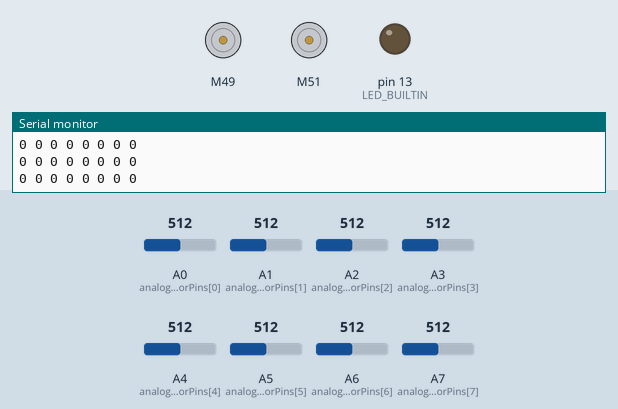
The sketch below on a simulated Arduino Mega 2560, built with avr-gcc and run on an emulated ATmega2560. Shown: 2 × DC motor (green arrow = forward, orange = backward, longer = faster), output pins drawn as LEDs (lit = HIGH), the last lines printed to the serial monitor. The test bench sets the inputs (shaded band); at power-on: A0 (analogSensorPins[0]) = 512, A1 (analogSensorPins[1]) = 512, A2 (analogSensorPins[2]) = 512, A3 (analogSensorPins[3]) = 512, A4 (analogSensorPins[4]) = 512, A5 (analogSensorPins[5]) = 512, A6 (analogSensorPins[6]) = 512, A7 (analogSensorPins[7]) = 512.

Above: at 1.2 s.
1.3 s: A0 (analogSensorPins[0]) set to 315
4.3 s: A0 (analogSensorPins[0]) set to 286
At 4.8 s:
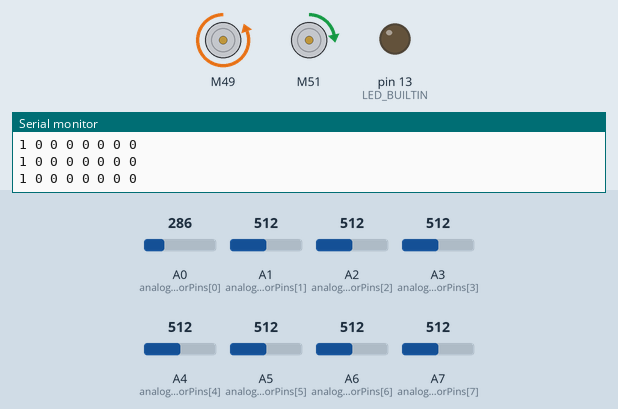
5.8 s: A1 (analogSensorPins[1]) set to 314
8.8 s: A1 (analogSensorPins[1]) set to 287
At 9.6 s:
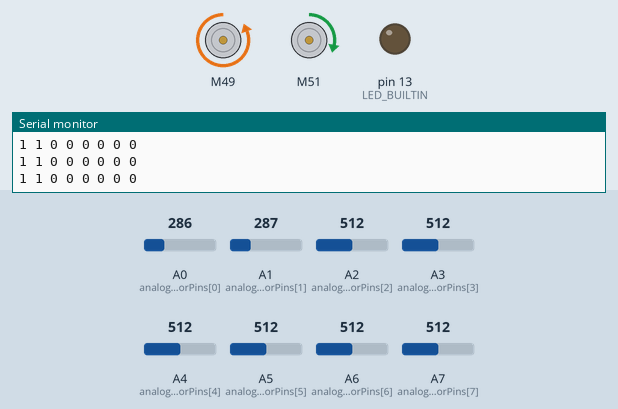
10.3 s: A2 (analogSensorPins[2]) set to 313
13.3 s: A2 (analogSensorPins[2]) set to 285
At 14.4 s:
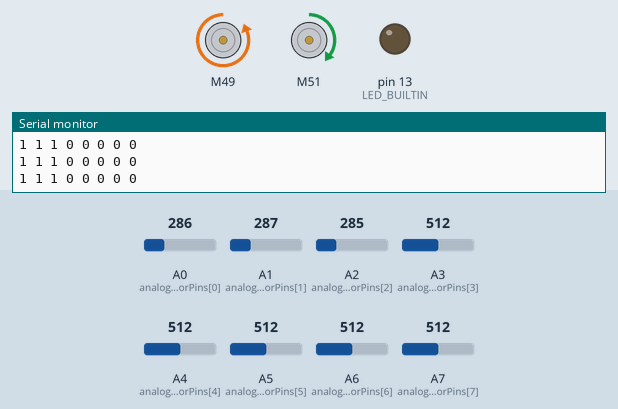
Timing chart, 0 to 15.8 s (numbered marks = the images above; inputs shaded):
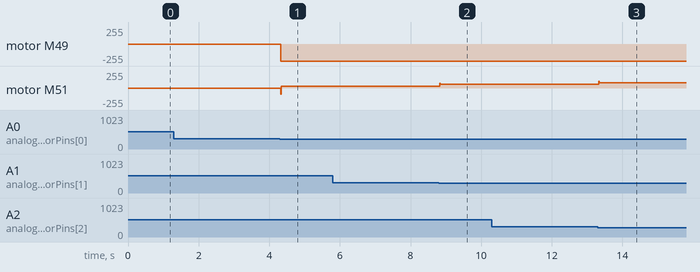

The sketch:

sharp_turn_test.ino
```cpp
#include <L298N.h>
#include <Arduino.h>

//////////////
// Have to redefine those below pins as we plugged
#define AIN1 49
#define BIN1 51
#define AIN2 47
#define BIN2 53
#define PWMA 4
#define PWMB 3
//#define IR_L A9
//#define IR_R A8
//motor1=right
////////

// Initializing motors.  The library will allow you to initialize as many
// motors as you have memory for.  If you are using functions like forward
// that take 2 motors as arguements you can either write new functions or
// call the function more than once.
L298N motor1(PWMA, AIN1, AIN2);
L298N motor2(PWMB, BIN1, BIN2);

// Constants
const int SensorCount = 8; // Total number of sensors
const int analogSensorCount = 8; // Number of analog sensors
const int analogSensorPins[analogSensorCount] = {A0, A1, A2, A3, A4, A5, A6, A7}; // Analog pins for the remaining sensors
int IR_weight[8] = { -30, -20, -10, -5, 5, 10, 20, 30};


// PID control parameters
float Kp = 5; // Proportional term
float Ki = 0; // Integral term
float Kd = 4; // Derivative term

float error;

// PID variables
float P, I, D, previousError = 0;

float lsp, rsp;
int lfspeed =180;
int turnSpeed =100;

// Function prototypes
void readSensors(int *values);
float calculatePID(int *sensorValues);
void motor_drive(int left, int right);

void setup() {
  // Initialize analog sensor pins as input
  for (int i = 0; i < analogSensorCount; i++) {
    pinMode(analogSensorPins[i], INPUT);
  }

  // Initialize motor driver pins
  pinMode(PWMA, OUTPUT);
  pinMode(AIN1, OUTPUT);
  pinMode(AIN2, OUTPUT);
  pinMode(PWMB, OUTPUT);
  pinMode(BIN1, OUTPUT);
  pinMode(BIN2, OUTPUT);
  pinMode(LED_BUILTIN , OUTPUT);

  // Start with motors stopped
  motor1.stop();
  motor2.stop();
  Serial.begin(9600);
}

void readSensors(int *values) {
  // Read analog sensors
  for (int i = 0; i < analogSensorCount; i++) {
    values[i] = analogRead(analogSensorPins[i]) > 300 ? 0 : 1; // Assuming higher values indicate no line
    Serial.print(values[i]);
    Serial.print(" ");

  }
//  Serial.print(analogRead(IR_L)> 100 ? 0 : 1);
//  Serial.print(" ");
//  Serial.print(analogRead(IR_R)> 100 ? 0 : 1);
  Serial.println(" ");
}

float calculateError(int *sensorValues) {
  float position = 0;
  int onLine = 0;

  // Loop through all sensors
  for (int i = 0; i < SensorCount; i++) {
    if (sensorValues[i] == 1) { // Assuming 1 indicates line detected
      position += IR_weight[(i)];
      onLine++;
    }
  }

  // If no line is detected by any sensor, use the last known error value
  if (onLine == 0) {
    // If previous error is not available, assume the line is straight ahead
    error = -previousError;
  }
  else {
    // Calculate the average position of the line
    position /= onLine;
    // Calculate error based on sensor position
    error = position;
  }
//  // PID terms
//  P = error;
//  I += error;
//  D = error - previousError;
//  previousError = error;
//
//
//  // Calculate PID value
//  float pidValue = (Kp * P) + (Ki * I) + (Kd * D);
//
//
//  return pidValue;
  return error;
}

float calculatePID(float error) {

  P = error;
  I += error;
  D = error - previousError;
  previousError = error;

  // Calculate PID value
  float pidValue = (Kp * P) + (Ki * I) + (Kd * D);


  return pidValue;
}

void PID_Linefollow(float pidValue) {
  lsp = lfspeed + pidValue;
  rsp = lfspeed - pidValue;

  if (lsp > 255) {
    lsp = 255;
  }
  if (lsp < -255) {
    lsp = -255;
  }
  if (rsp > 255) {
    rsp = 255;
  }
  if (rsp < -255) {
    rsp = -255;
  }
  motor_drive(lsp, rsp);
}

void motor_drive(float left, float right) {
  int absRight = abs(right); // Absolute value for right speed
  int absLeft = abs(left);   // Absolute value for left speed

  if (left > 0) {
    motor2.setSpeed(absLeft);
    motor2.forward();
  } else {
    motor2.setSpeed(absLeft);
    motor2.backward();
  }

  if (right > 0) {
    motor1.setSpeed(absRight);
    motor1.forward();
  } else {
    motor1.setSpeed(absRight);
    motor1.backward();
  }
}

//1


///////////////////////////////////////////////////////////////////////////////////////////////////////////////////////////////////////////////

void loop() {

  //stop
  int sensorValues[SensorCount];
  readSensors(sensorValues);

//  if (sensorValues[0] == 0 && sensorValues[1] == 0 && sensorValues[2] == 0 && sensorValues[3] == 0 && sensorValues[4] == 0 && sensorValues[5] == 0 && sensorValues[6] == 0 && sensorValues[7] == 0){
//    motor1.stop();
//    motor2.stop();
// }
//  if (isImmediateTurn(sensorValues)){
//    turn(sensorValues);
//  }
//

      float error = calculateError(sensorValues);
      float pidValue = calculatePID(error);
      lsp = lfspeed + pidValue;
      rsp = lfspeed - pidValue;
      if (lsp > 255) {
        lsp = 255;
      }
      if (lsp < -255) {
        lsp = -255;
      }
      if (rsp > 255) {
        rsp = 255;
      }
       if (rsp < -255) {
        rsp = -255;
      }

      if (error >0){
        motor1.setSpeed(rsp);
        motor1.backward();
        motor2.setSpeed(lsp);
        motor2.forward();
      }
      if (error<0){
        motor1.setSpeed(rsp);
        motor1.backward();
        motor2.setSpeed(lsp);
        motor2.forward();
      }
      if(error=0){
        motor1.setSpeed(180);
        motor1.forward();
        motor2.setSpeed(180);
        motor2.forward();
      }

}

//    PID_Linefollow(pidValue);

  ///////////////////////////////////////////////////////////////////////////////////////////////////////////////////////
```

Measured:
- the behaviour switches between 301 and 300 on A0 (analogSensorPins[0]) (found by bisection; images 0 and 1)
- after the input at 4.3 s, motor M49: stopped → backward 255/255 at once; motor M51: stopped → forward 30/255 at once
- after the input at 8.8 s, motor M51: forward 30/255 → forward 55/255 at once
- after the input at 13.3 s, motor M51: forward 55/255 → forward 80/255 at once
